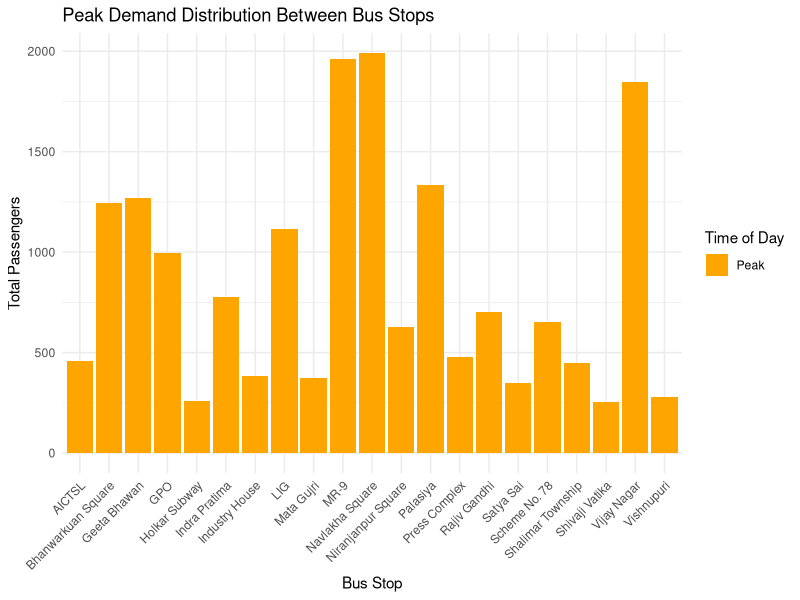
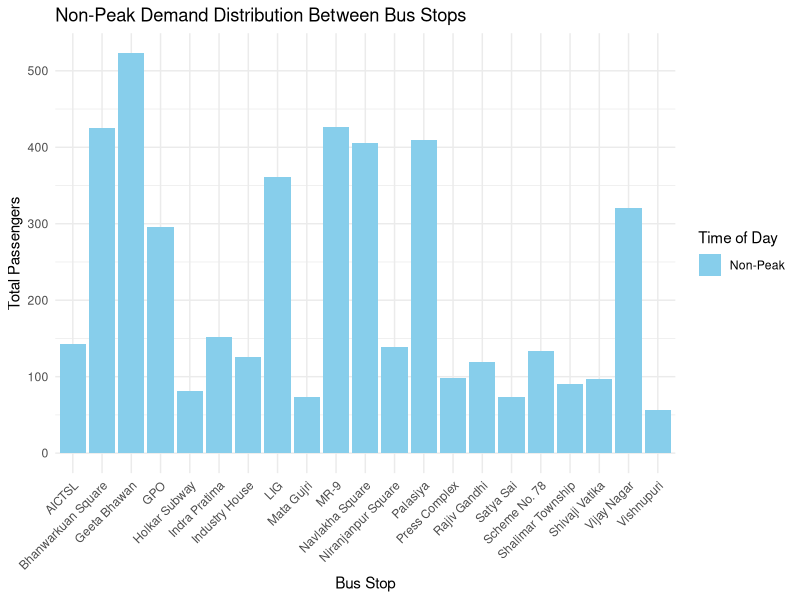
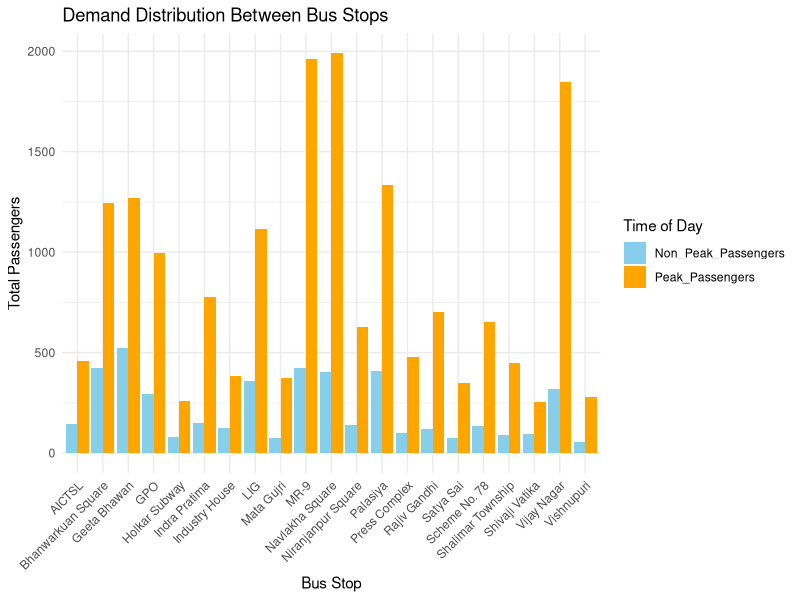
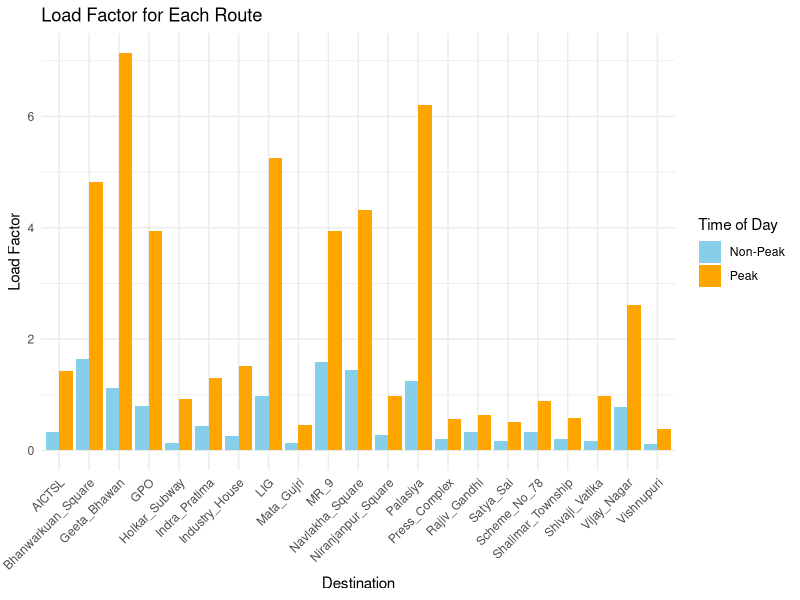
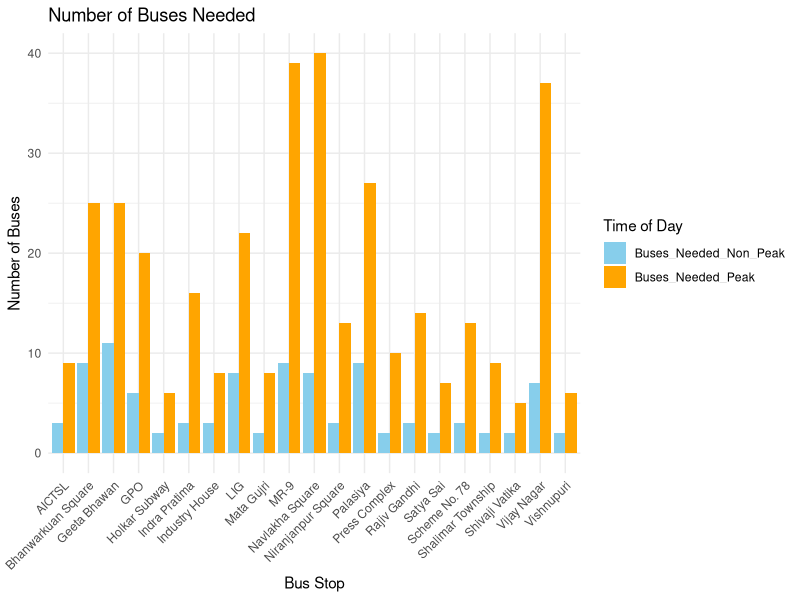

Source code (R) for these figures, in order:
## ---- chunk 1
library(tidyverse)

peakhours <- read.csv("CaseStudyExhibit5.csv")
head(peakhours)
## ---- chunk 2
nonpeakhours <- read.csv("CaseStudyExhibit6.csv")
head(nonpeakhours)
## ---- chunk 3
library(tidyverse)

# Clean and transform
# Remove the first two rows and rename the columns appropriately
df_peak_clean <- peakhours[-(1:2), ]

# Rename the columns
colnames(df_peak_clean) <- c("Bus_Stop", "Stop_Name", 
                             "Rajiv_Gandhi", "Mata_Gujri", "Vishnupuri", 
                             "Bhanwarkuan_Square", "Holkar_Subway", "Navlakha_Square", 
                             "Indra_Pratima", "GPO", "Shivaji_Vatika", 
                             "AICTSL", "Geeta_Bhawan", "Palasiya", 
                             "Industry_House", "LIG", "Press_Complex", 
                             "MR_9", "Vijay_Nagar", "Satya_Sai", 
                             "Shalimar_Township", "Scheme_No_78", "Niranjanpur_Square")

# Convert to appropriate types
df_peak_clean <- df_peak_clean %>%
  mutate(across(c(Bus_Stop), as.integer)) %>%
  mutate(across(starts_with("Rajiv_Gandhi"):starts_with("Niranjanpur_Square"), as.numeric))

# Convert to long format
df_peak_long <- df_peak_clean %>%
  pivot_longer(cols = starts_with("Rajiv_Gandhi"):starts_with("Niranjanpur_Square"),
               names_to = "Destination", values_to = "Passengers")

# Analyze the distribution of demand between different bus stops
total_demand_peak <- df_peak_long %>%
  group_by(Bus_Stop, Stop_Name) %>%
  summarize(Total_Passengers = sum(Passengers, na.rm = TRUE))

# Clean and transform
df_nonpeak_clean <- nonpeakhours[-(1:2), ]

# Rename the columns
colnames(df_nonpeak_clean) <- c("Bus_Stop", "Stop_Name", 
                                "Rajiv_Gandhi", "Mata_Gujri", "Vishnupuri", 
                                "Bhanwarkuan_Square", "Holkar_Subway", "Navlakha_Square", 
                                "Indra_Pratima", "GPO", "Shivaji_Vatika", 
                                "AICTSL", "Geeta_Bhawan", "Palasiya", 
                                "Industry_House", "LIG", "Press_Complex", 
                                "MR_9", "Vijay_Nagar", "Satya_Sai", 
                                "Shalimar_Township", "Scheme_No_78", "Niranjanpur_Square")

# Convert to appropriate types
df_nonpeak_clean <- df_nonpeak_clean %>%
  mutate(across(c(Bus_Stop), as.integer)) %>%
  mutate(across(starts_with("Rajiv_Gandhi"):starts_with("Niranjanpur_Square"), as.numeric))

# Convert to long format
df_nonpeak_long <- df_nonpeak_clean %>%
  pivot_longer(cols = starts_with("Rajiv_Gandhi"):starts_with("Niranjanpur_Square"),
               names_to = "Destination", values_to = "Passengers")

# Total demand for non-peak hours
total_demand_nonpeak <- df_nonpeak_long %>%
  group_by(Bus_Stop, Stop_Name) %>%
  summarize(Total_Passengers = sum(Passengers, na.rm = TRUE))

# Compare the total demand between peak and non-peak hours
demand_comparison <- total_demand_nonpeak %>%
  rename(Non_Peak_Passengers = Total_Passengers) %>%
  left_join(total_demand_peak %>% rename(Peak_Passengers = Total_Passengers), 
            by = c("Bus_Stop", "Stop_Name"))


# print(demand_comparison)

# Plot peak demand
ggplot(total_demand_peak, aes(x = Stop_Name, y = Total_Passengers, fill = "Peak")) +
  geom_col(position = position_dodge(width = 0.9)) +
  labs(title = "Peak Demand Distribution Between Bus Stops", 
       x = "Bus Stop", 
       y = "Total Passengers", 
       fill = "Time of Day") +
  theme_minimal() +
  theme(axis.text.x = element_text(angle = 45, hjust = 1)) +
  scale_fill_manual(values = c("Peak" = "orange"))

# Plot non-peak demand
ggplot(total_demand_nonpeak, aes(x = Stop_Name, y = Total_Passengers, fill = "Non-Peak")) +
  geom_col(position = position_dodge(width = 0.9)) +
  labs(title = "Non-Peak Demand Distribution Between Bus Stops", 
       x = "Bus Stop", 
       y = "Total Passengers", 
       fill = "Time of Day") +
  theme_minimal() +
  theme(axis.text.x = element_text(angle = 45, hjust = 1)) +
  scale_fill_manual(values = c("Non-Peak" = "skyblue"))
## ---- chunk 4
# Combine peak and non-peak data
demand_comparison <- total_demand_peak %>%
  rename(Peak_Passengers = Total_Passengers) %>%
  left_join(total_demand_nonpeak %>% rename(Non_Peak_Passengers = Total_Passengers), 
            by = c("Bus_Stop", "Stop_Name"))

# Convert to long format for plotting
demand_comparison_long <- demand_comparison %>%
  pivot_longer(cols = c("Peak_Passengers", "Non_Peak_Passengers"),
               names_to = "Time_Period", values_to = "Total_Passengers") %>%
  mutate(Time_Period = factor(Time_Period, levels = c("Non_Peak_Passengers", "Peak_Passengers")))

# Visualize demand distribution
ggplot(demand_comparison_long, aes(x = Stop_Name, y = Total_Passengers, fill = Time_Period)) +
  geom_col(position = position_dodge(width = 0.9)) +
  labs(title = "Demand Distribution Between Bus Stops", 
       x = "Bus Stop", 
       y = "Total Passengers", 
       fill = "Time of Day") +
  theme_minimal() +
  theme(axis.text.x = element_text(angle = 45, hjust = 1)) +  # Rotate labels
  scale_fill_manual(values = c("Non_Peak_Passengers" = "skyblue", "Peak_Passengers" = "orange"))  # Set colors
## ---- chunk 5
bus_capacity <- 51
# Calculate the load factor for each route
load_factor_non_peak <- df_nonpeak_long %>%
  mutate(Load_Factor = Passengers / bus_capacity)

load_factor_peak <- df_peak_long %>%
  mutate(Load_Factor = Passengers / bus_capacity)

load_factor_combined <- bind_rows(
  load_factor_non_peak %>% mutate(Time_Period = "Non-Peak"),
  load_factor_peak %>% mutate(Time_Period = "Peak")
)

# Visualize load factors
ggplot(load_factor_combined, aes(x = Destination, y = Load_Factor, fill = Time_Period)) +
  geom_col(position = position_dodge(width = 0.9)) +
  labs(title = "Load Factor for Each Route", 
       x = "Destination", 
       y = "Load Factor", 
       fill = "Time of Day") +
  theme_minimal() +
  theme(axis.text.x = element_text(angle = 45, hjust = 1)) +  # Rotate labels
  scale_fill_manual(values = c("Non-Peak" = "skyblue", "Peak" = "orange"))  # Set colors
## ---- chunk 6
# Estimate the number of buses required (assuming a bus capacity of 51 passengers)
bus_capacity <- 51
demand_comparison <- demand_comparison %>%
  mutate(
    Buses_Needed_Non_Peak = ceiling(Non_Peak_Passengers / bus_capacity),
    Buses_Needed_Peak = ceiling(Peak_Passengers / bus_capacity)
  )

# Reshape data for plotting
demand_comparison_long <- demand_comparison %>%
  pivot_longer(cols = c(Buses_Needed_Non_Peak, Buses_Needed_Peak),
               names_to = "Time_of_Day", values_to = "Buses_Needed")

# Plotting
ggplot(demand_comparison_long, aes(x = Stop_Name, y = Buses_Needed, fill = Time_of_Day)) +
  geom_col(position = position_dodge(width = 0.9)) +
  labs(title = "Number of Buses Needed",
       x = "Bus Stop",
       y = "Number of Buses",
       fill = "Time of Day") +
  theme_minimal() +
  theme(axis.text.x = element_text(angle = 45, hjust = 1)) +  # Rotate labels
  scale_fill_manual(values = c("Buses_Needed_Non_Peak" = "skyblue", "Buses_Needed_Peak" = "orange"))  # Set colors
